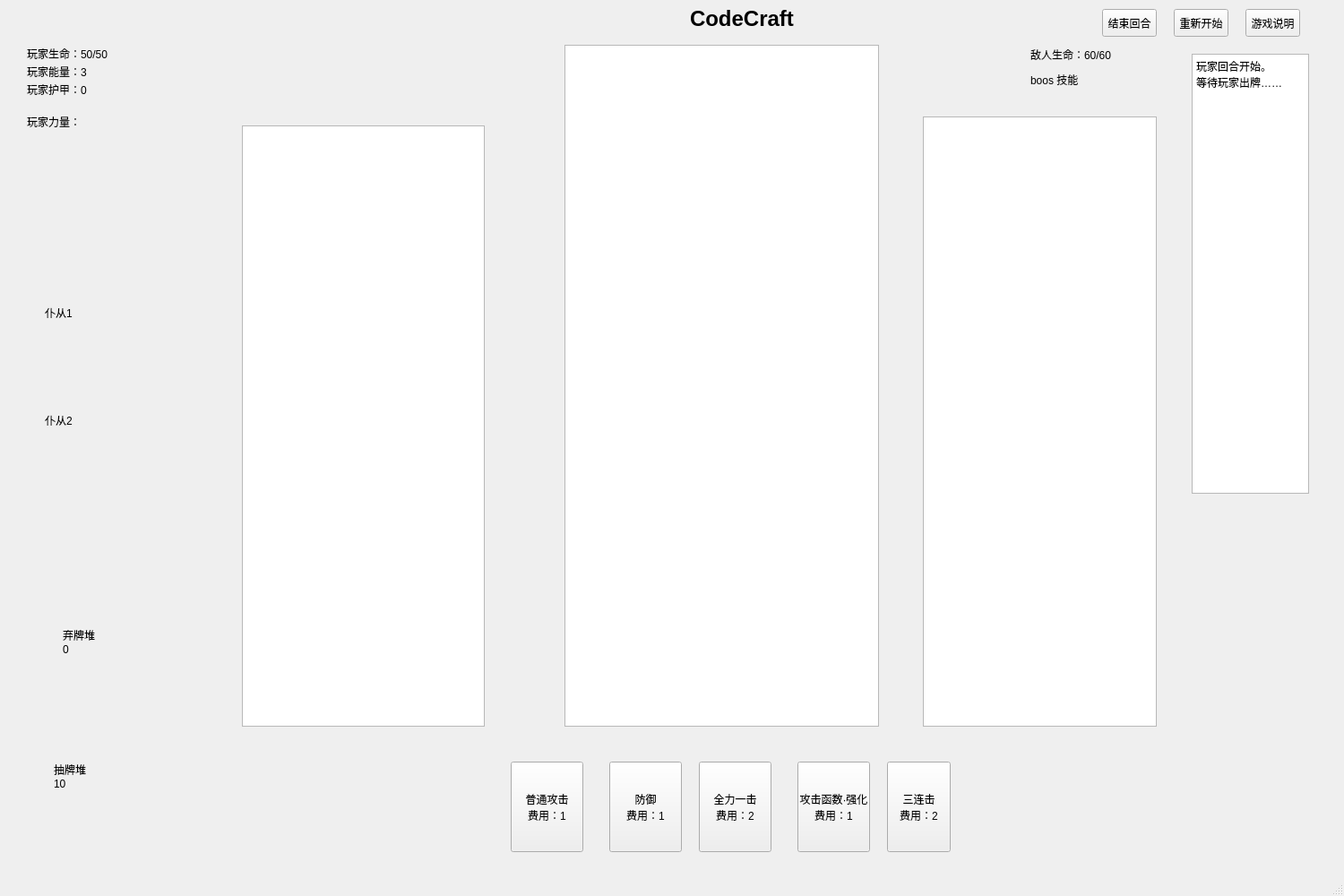
<?xml version="1.0" encoding="UTF-8"?>
<ui version="4.0">
 <class>MainWindow</class>
 <widget class="QMainWindow" name="MainWindow">
  <property name="geometry">
   <rect>
    <x>0</x>
    <y>0</y>
    <width>1500</width>
    <height>1000</height>
   </rect>
  </property>
  <property name="windowTitle">
   <string>CodeCraft</string>
  </property>
  <widget class="QWidget" name="centralwidget">
   <widget class="QLabel" name="titleLabel">
    <property name="geometry">
     <rect>
      <x>770</x>
      <y>0</y>
      <width>121</width>
      <height>41</height>
     </rect>
    </property>
    <property name="font">
     <font>
      <pointsize>18</pointsize>
      <bold>true</bold>
     </font>
    </property>
    <property name="text">
     <string>CodeCraft</string>
    </property>
   </widget>
   <widget class="QLabel" name="playerHpLabel">
    <property name="geometry">
     <rect>
      <x>30</x>
      <y>50</y>
      <width>111</width>
      <height>20</height>
     </rect>
    </property>
    <property name="text">
     <string>玩家生命：50/50</string>
    </property>
   </widget>
   <widget class="QLabel" name="playerEnergyLabel">
    <property name="geometry">
     <rect>
      <x>30</x>
      <y>70</y>
      <width>101</width>
      <height>20</height>
     </rect>
    </property>
    <property name="text">
     <string>玩家能量：3</string>
    </property>
   </widget>
   <widget class="QLabel" name="playerShieldLabel">
    <property name="geometry">
     <rect>
      <x>30</x>
      <y>90</y>
      <width>111</width>
      <height>20</height>
     </rect>
    </property>
    <property name="text">
     <string>玩家护甲：0</string>
    </property>
   </widget>
   <widget class="QLabel" name="enemyHpLabel">
    <property name="geometry">
     <rect>
      <x>1150</x>
      <y>50</y>
      <width>101</width>
      <height>21</height>
     </rect>
    </property>
    <property name="text">
     <string>敌人生命：60/60</string>
    </property>
   </widget>
   <widget class="QPushButton" name="cardButton1">
    <property name="geometry">
     <rect>
      <x>570</x>
      <y>850</y>
      <width>81</width>
      <height>101</height>
     </rect>
    </property>
    <property name="text">
     <string>普通攻击
费用：1</string>
    </property>
   </widget>
   <widget class="QPushButton" name="cardButton2">
    <property name="geometry">
     <rect>
      <x>680</x>
      <y>850</y>
      <width>81</width>
      <height>101</height>
     </rect>
    </property>
    <property name="text">
     <string>防御
费用：1</string>
    </property>
   </widget>
   <widget class="QPushButton" name="cardButton3">
    <property name="geometry">
     <rect>
      <x>780</x>
      <y>850</y>
      <width>81</width>
      <height>101</height>
     </rect>
    </property>
    <property name="text">
     <string>全力一击
费用：2</string>
    </property>
   </widget>
   <widget class="QPushButton" name="cardButton4">
    <property name="geometry">
     <rect>
      <x>890</x>
      <y>850</y>
      <width>81</width>
      <height>101</height>
     </rect>
    </property>
    <property name="text">
     <string>攻击函数·强化
费用：1</string>
    </property>
   </widget>
   <widget class="QPushButton" name="cardButton5">
    <property name="geometry">
     <rect>
      <x>990</x>
      <y>850</y>
      <width>71</width>
      <height>101</height>
     </rect>
    </property>
    <property name="text">
     <string>三连击
费用：2</string>
    </property>
   </widget>
   <widget class="QTextEdit" name="logTextEdit">
    <property name="geometry">
     <rect>
      <x>1330</x>
      <y>60</y>
      <width>131</width>
      <height>491</height>
     </rect>
    </property>
    <property name="readOnly">
     <bool>true</bool>
    </property>
    <property name="html">
     <string>&lt;!DOCTYPE HTML PUBLIC &quot;-//W3C//DTD HTML 4.0//EN&quot; &quot;http://www.w3.org/TR/REC-html40/strict.dtd&quot;&gt;
&lt;html&gt;&lt;head&gt;&lt;meta name=&quot;qrichtext&quot; content=&quot;1&quot; /&gt;&lt;meta charset=&quot;utf-8&quot; /&gt;&lt;style type=&quot;text/css&quot;&gt;
p, li { white-space: pre-wrap; }
hr { height: 1px; border-width: 0; }
li.unchecked::marker { content: &quot;\2610&quot;; }
li.checked::marker { content: &quot;\2612&quot;; }
&lt;/style&gt;&lt;/head&gt;&lt;body style=&quot; font-family:'Microsoft YaHei UI'; font-size:9pt; font-weight:400; font-style:normal;&quot;&gt;
&lt;p style=&quot; margin-top:0px; margin-bottom:0px; margin-left:0px; margin-right:0px; -qt-block-indent:0; text-indent:0px;&quot;&gt;玩家回合开始。&lt;br /&gt;等待玩家出牌……&lt;/p&gt;&lt;/body&gt;&lt;/html&gt;</string>
    </property>
   </widget>
   <widget class="QPushButton" name="endTurnButton">
    <property name="geometry">
     <rect>
      <x>1230</x>
      <y>10</y>
      <width>61</width>
      <height>31</height>
     </rect>
    </property>
    <property name="text">
     <string>结束回合</string>
    </property>
   </widget>
   <widget class="QPushButton" name="restartButton">
    <property name="geometry">
     <rect>
      <x>1310</x>
      <y>10</y>
      <width>61</width>
      <height>31</height>
     </rect>
    </property>
    <property name="text">
     <string>重新开始</string>
    </property>
   </widget>
   <widget class="QPushButton" name="helpButton">
    <property name="geometry">
     <rect>
      <x>1390</x>
      <y>10</y>
      <width>61</width>
      <height>31</height>
     </rect>
    </property>
    <property name="text">
     <string>游戏说明</string>
    </property>
   </widget>
   <widget class="QLabel" name="drawPileLabel">
    <property name="geometry">
     <rect>
      <x>60</x>
      <y>830</y>
      <width>51</width>
      <height>71</height>
     </rect>
    </property>
    <property name="text">
     <string>抽牌堆
10</string>
    </property>
   </widget>
   <widget class="QLabel" name="discardPileLabel">
    <property name="geometry">
     <rect>
      <x>70</x>
      <y>680</y>
      <width>51</width>
      <height>71</height>
     </rect>
    </property>
    <property name="text">
     <string>弃牌堆
0</string>
    </property>
   </widget>
   <widget class="QPlainTextEdit" name="codePlainTextEdit">
    <property name="geometry">
     <rect>
      <x>630</x>
      <y>50</y>
      <width>351</width>
      <height>761</height>
     </rect>
    </property>
    <property name="lineWrapMode">
     <enum>QPlainTextEdit::LineWrapMode::NoWrap</enum>
    </property>
    <property name="readOnly">
     <bool>true</bool>
    </property>
   </widget>
   <widget class="QLabel" name="bossSkillLabel">
    <property name="geometry">
     <rect>
      <x>1150</x>
      <y>80</y>
      <width>81</width>
      <height>51</height>
     </rect>
    </property>
    <property name="text">
     <string>boos 技能</string>
    </property>
    <property name="alignment">
     <set>Qt::AlignmentFlag::AlignLeading|Qt::AlignmentFlag::AlignLeft|Qt::AlignmentFlag::AlignTop</set>
    </property>
    <property name="wordWrap">
     <bool>true</bool>
    </property>
   </widget>
   <widget class="QLabel" name="minionHpLabel1">
    <property name="geometry">
     <rect>
      <x>50</x>
      <y>340</y>
      <width>81</width>
      <height>91</height>
     </rect>
    </property>
    <property name="text">
     <string>仆从1</string>
    </property>
    <property name="alignment">
     <set>Qt::AlignmentFlag::AlignLeading|Qt::AlignmentFlag::AlignLeft|Qt::AlignmentFlag::AlignTop</set>
    </property>
    <property name="wordWrap">
     <bool>true</bool>
    </property>
   </widget>
   <widget class="QLabel" name="minionHpLabel2">
    <property name="geometry">
     <rect>
      <x>50</x>
      <y>460</y>
      <width>81</width>
      <height>91</height>
     </rect>
    </property>
    <property name="text">
     <string>仆从2</string>
    </property>
    <property name="alignment">
     <set>Qt::AlignmentFlag::AlignLeading|Qt::AlignmentFlag::AlignLeft|Qt::AlignmentFlag::AlignTop</set>
    </property>
    <property name="wordWrap">
     <bool>true</bool>
    </property>
   </widget>
   <widget class="QLabel" name="playerStrengthLabel">
    <property name="geometry">
     <rect>
      <x>30</x>
      <y>110</y>
      <width>241</width>
      <height>51</height>
     </rect>
    </property>
    <property name="text">
     <string>玩家力量：</string>
    </property>
   </widget>
   <widget class="QPlainTextEdit" name="playerTickCodePlainTextEdit">
    <property name="geometry">
     <rect>
      <x>270</x>
      <y>140</y>
      <width>271</width>
      <height>671</height>
     </rect>
    </property>
    <property name="lineWrapMode">
     <enum>QPlainTextEdit::LineWrapMode::NoWrap</enum>
    </property>
    <property name="readOnly">
     <bool>true</bool>
    </property>
   </widget>
   <widget class="QPlainTextEdit" name="enemyTickCodePlainTextEdit">
    <property name="geometry">
     <rect>
      <x>1030</x>
      <y>130</y>
      <width>261</width>
      <height>681</height>
     </rect>
    </property>
    <property name="lineWrapMode">
     <enum>QPlainTextEdit::LineWrapMode::NoWrap</enum>
    </property>
    <property name="readOnly">
     <bool>true</bool>
    </property>
   </widget>
  </widget>
  <widget class="QMenuBar" name="menubar">
   <property name="geometry">
    <rect>
     <x>0</x>
     <y>0</y>
     <width>1500</width>
     <height>18</height>
    </rect>
   </property>
  </widget>
  <widget class="QStatusBar" name="statusbar"/>
 </widget>
 <resources/>
 <connections/>
</ui>
